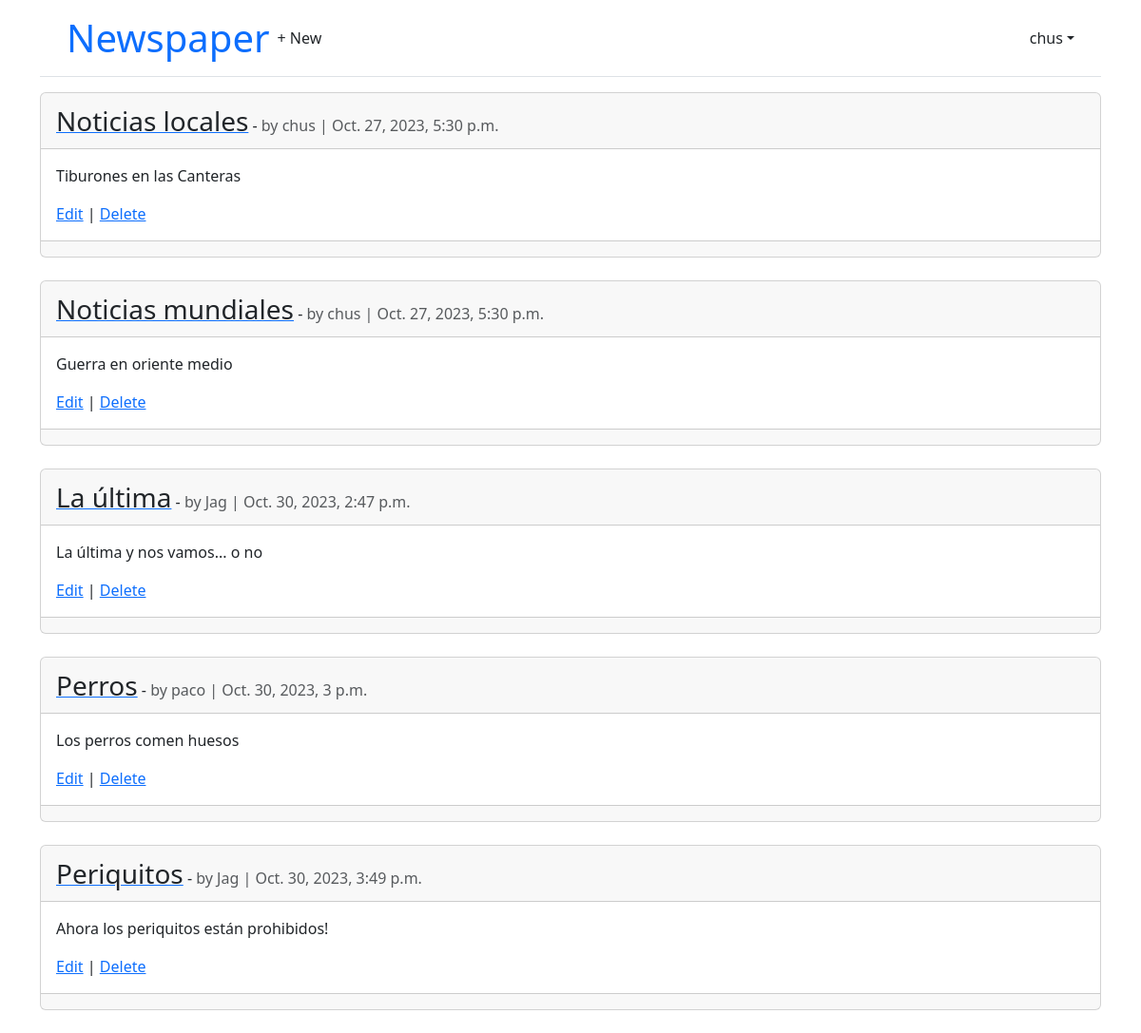
The page /articles/ (signed in) on the database as committed earlier.
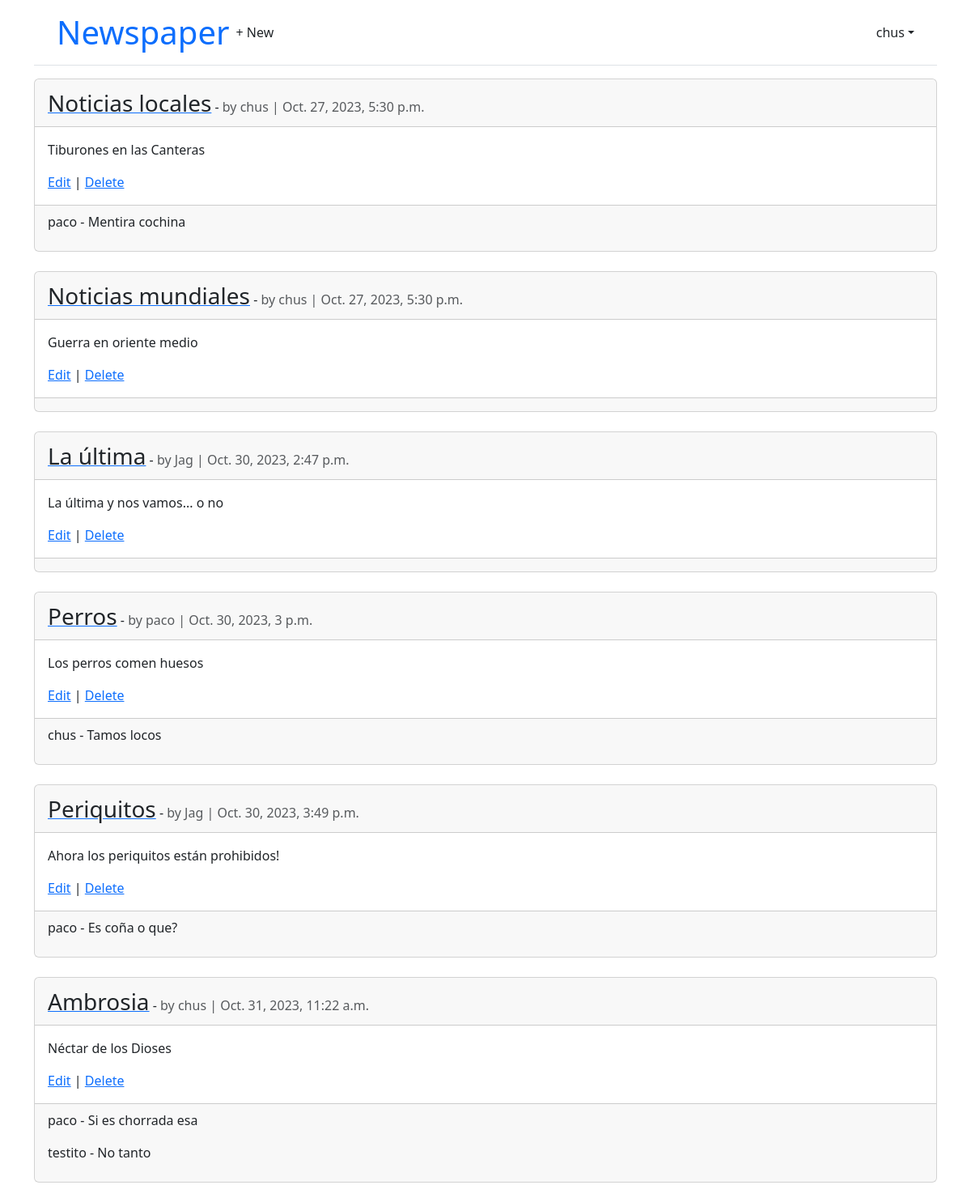
The same page on the database as committed later.
### accounts/models.py (models this page shows)
class CustomUser(AbstractUser):
    age = models.PositiveBigIntegerField(null=True, blank=True)

### articles/models.py (models this page shows, shortened)
class Article(models.Model):
    title = models.CharField(max_length=255)
    body = models.TextField()
    date = models.DateTimeField(auto_now_add=True)
    author = models.ForeignKey(
        settings.AUTH_USER_MODEL,
        on_delete=models.CASCADE,
    )

class Comment(models.Model):
    article = models.ForeignKey(Article, on_delete=models.CASCADE)
    comment = models.CharField(max_length=140)
    author = models.ForeignKey(settings.AUTH_USER_MODEL, on_delete=models.CASCADE)
    def __str__(self):
        return self.comment

### articles/views.py (the view)
# urls.py: path("", ArticleListView.as_view(), name="article_list"),
class ArticleListView(LoginRequiredMixin, ListView):
    model = Article
    template_name = "article_list.html"

### templates/article_list.html (shortened to what this page needs)
{% extends "base.html" %}
{% block content %}
    {% for article in article_list %}
        <div class="card">
            <div class="card-header">
                <a href="{% url 'article_detail' article.pk %}"><span class="card-title font-weight-bold fs-3 text-dark">{{ article.title }}</span></a> -
                <span class="text-muted">by {{ article.author }} |
                {{ article.date }}</span>
            </div>
            <div class="card-body">
                <p>{{ article.body }}</p>
                <a href="{% url 'article_edit' article.pk %}">Edit</a> |
                <a href="{% url 'article_delete' article.pk %}">Delete</a>
            </div>
            <div class="card-footer">
                {% for comment in article.comment_set.all %}
                    <p>
                        <span class="font-weight-bold">{{ comment.author }} -</span>
                        {{ comment }}
                    </p>
                {% endfor %}
            </div>
        </div>
        <br />
    {% endfor %}
{% endblock content %}

### templates/base.html (shortened to what this page needs)
<!DOCTYPE html>
<html lang="en">
    <head>
        <link href="https://cdn.jsdelivr.net/npm/bootstrap@5.3.2/dist/css/bootstrap.min.css"
              rel="stylesheet"
>
    </head>
    <body>
        <div class="container">
            <header class="p-3 mb-3 border-bottom">
                <div class="container">
                    <div class="d-flex flex-wrap align-items-center justify-content-center justify-content-lg-start">
                        <a class="navbar-brand text-primary" href="{% url 'home' %}"><span class="display-6">Newspaper</span></a>
                        <ul class="nav col-12 col-lg-auto me-lg-auto mb-2 justify-content-center mb-md-0">
                            {% if user.is_authenticated %}
                                <li>
                                    <a href="{% url 'article_new' %}" class="nav-link px-2 link-dark">+ New</a>
                                </li>
                            </ul>
                            <div class="dropdown text-end">
                                <a href="#"
                                   class="d-block link-dark text-decoration-none dropdown-toggle"
                                   id="dropdownUser1"
                                   data-bs-toggle="dropdown"
                                   aria-expanded="false">{{ user.username }}</a>
                            </div>
                        {% else %}
                        </ul>
                        <div class="text-end">
                            <a href="{% url 'login' %}" class="btn btn-outline-primary me-2">Log In</a>
                            <a href="{% url 'signup' %}" class="btn btn-primary">Sign Up</a>
                        </div>
                    {% endif %}
                </div>
            </div>
        </header>
        <main>
            {% block content %}
            {% endblock content %}
        </main>
    </div>
</body>
</html>

Rows that differ between the two databases and show on the page:
added Comment: author "paco", comment "Mentira cochina", shown under Article "Noticias locales"
added Comment: author "chus", comment "Tamos locos", shown under Article "Perros"
added Comment: author "paco", comment "Es coña o que?", shown under Article "Periquitos"
added Article: title "Ambrosia", author "chus", date "Oct. 31, 2023, 11:22 a.m.", body "Néctar de los Dioses"
added Comment: author "paco", comment "Si es chorrada esa", shown under "Ambrosia"
added Comment: author "testito", comment "No tanto", shown under "Ambrosia"
